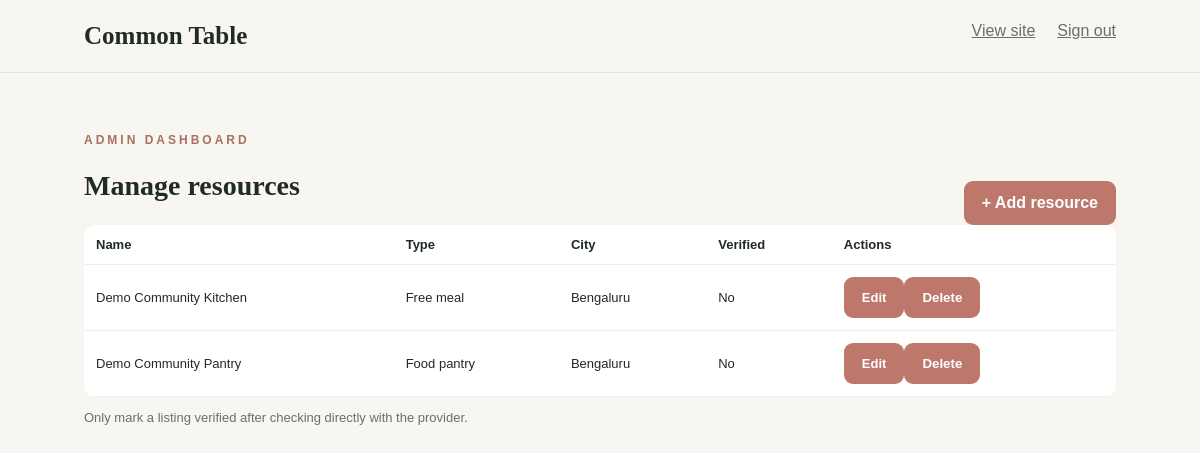
/admin (signed in), run on the app's committed database.
### tables this page shows
CREATE TABLE resources(
        id INTEGER PRIMARY KEY AUTOINCREMENT,name TEXT NOT NULL,resource_type TEXT NOT NULL,
        address TEXT NOT NULL,city TEXT NOT NULL,postal_code TEXT DEFAULT '',phone TEXT DEFAULT '',
        website TEXT DEFAULT '',description TEXT DEFAULT '',opening_time TEXT DEFAULT '09:00',
        closing_time TEXT DEFAULT '17:00',open_days TEXT DEFAULT '0,1,2,3,4,5,6',
        verified INTEGER DEFAULT 0,created_at TEXT DEFAULT CURRENT_TIMESTAMP);

### app.py (the view)
@app.get("/admin")
@admin
def dashboard():
    with db() as c: rows=c.execute("SELECT * FROM resources ORDER BY id DESC").fetchall()
    return render_template("admin.html",rows=rows)

### app.py (called while the page is built)
def db():
    c=sqlite3.connect(DB); c.row_factory=sqlite3.Row; return c

def admin(fn):
    @wraps(fn)
    def inner(*a,**k):
        if not session.get("admin"): return redirect(url_for("login",next=request.path))
        return fn(*a,**k)
    return inner

### templates/admin.html
<!doctype html><html><head><meta charset="utf-8"><meta name="viewport" content="width=device-width,initial-scale=1"><link rel="stylesheet" href="/static/style.css"><title>Admin dashboard</title></head><body><header><a class="brand" href="/">Common Table</a><nav><a href="/">View site</a><a href="/admin/logout">Sign out</a></nav></header><main><div class="head"><div><div class="eyebrow">Admin dashboard</div><h2>Manage resources</h2></div><a class="btn" href="/admin/resources/new">+ Add resource</a></div>{% with msgs=get_flashed_messages(with_categories=true) %}{% for c,m in msgs %}<div class="flash {{c}}">{{m}}</div>{% endfor %}{% endwith %}<div class="tablewrap"><table><tr><th>Name</th><th>Type</th><th>City</th><th>Verified</th><th>Actions</th></tr>{% for r in rows %}<tr><td>{{r.name}}</td><td>{{r.resource_type}}</td><td>{{r.city}}</td><td>{{'Yes' if r.verified else 'No'}}</td><td><a class="btn" href="/admin/resources/{{r.id}}/edit">Edit</a><form style="display:inline" method="post" action="/admin/resources/{{r.id}}/delete" onsubmit="return confirm('Delete this listing?')"><button>Delete</button></form></td></tr>{% endfor %}</table></div><p class="muted">Only mark a listing verified after checking directly with the provider.</p></main></body></html>

### static/style.css (style rules this page uses)
* { box-sizing:border-box }
body { margin:0;background:#f7f6f0;color:#202a27;font-family:Arial,sans-serif }
header { padding:22px 7%;display:flex;justify-content:space-between;border-bottom:1px solid #e5e4dc }
.brand { font:bold 25px Georgia;color:#202a27;text-decoration:none }
nav { display:flex;gap:22px }
a { color:#65716a }
main { max-width:1200px;margin:auto;padding:60px 7% }
.eyebrow { color:#a96f61;text-transform:uppercase;letter-spacing:3px;font-size:12px;font-weight:bold }
.btn,button { background:#bd786b;color:white;border:0;border-radius:9px;padding:13px 18px;cursor:pointer;text-decoration:none;font-weight:bold }
.head { display:flex;justify-content:space-between;align-items:end;gap:15px }
h2 { font:bold 28px Georgia }
.muted,.desc { color:#68716b;font-size:13px }
table { width:100%;border-collapse:collapse;background:white }
td,th { padding:12px;border-bottom:1px solid #eee;text-align:left;font-size:13px }
.tablewrap { overflow:auto;border-radius:12px }

### data on the page
resources: name "Demo Community Kitchen", resource_type "Free meal", city "Bengaluru", verified "No"
resources: name "Demo Community Pantry", resource_type "Food pantry", city "Bengaluru", verified "No"
